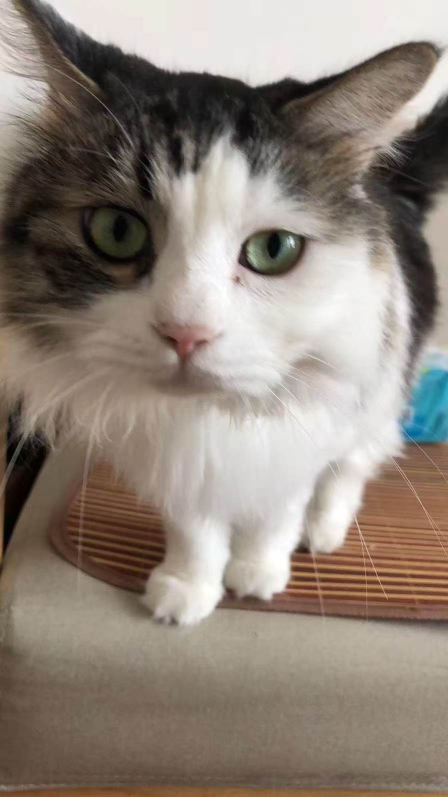
#> input picture services/appearance-generation/samples/见过3.jpg, 896 x 1594 px (shown at 1/2 size)
$ python -i 'poc_拎起复查.py'   (imports and definitions only)
#> lines starting #> are read from the running program, lines starting #| are printed output that depends on the picture; after the words box and inside, x2 and y2 are one past the last pixel; in counts of white or black regions, pixels touching at a corner belong together
#> further down, picture is the input picture: shape (1594, 896, 3); mean B, G, R 121.3, 131.4, 142.6
# -*- coding: utf-8 -*-
"""poc_拎起复查.py —— grab-release 两支新视频的三项复查。

老王提的三个问题：
  Q1 视频里出现了一只人手 —— 是不是真的人手？在哪几帧？多大？
  Q2 拎起时宠物有部分内容出画 —— 是超出 640 画幅（无救）还是超出 crop box（会裁）？
  Q3 建国(05) 和 毛砌墙(04) 拎起方式不同 —— 差在哪？正常么？

判据：
  出画-A：bbox 触到 640 画幅边缘（内容真被切，无法补救）
  出画-B：bbox 超出各自 idle crop box（抠像后会被裁掉）
  人手  ：绿幕背景里出现「肤色 + 大面积连通域 + 触达画面边缘」的物体
          肤色用 YCrCb + HSV 双通道交集降噪；暖棕虎斑会误报，所以必须
          同时满足「连通域够大」且「触到画面边缘」，并出证据图让人眼复核。

用法：
  python poc_拎起复查.py            # 两只宠物都跑
  python poc_拎起复查.py --pet-id 04-warm-brown-tabby
"""
import os
import sys
import json
import argparse
import numpy as np
import cv2

BASE = os.path.dirname(os.path.dirname(os.path.abspath(__file__)))
PROFILE_DIR = os.path.join(BASE, "output", "宠物档案")

PETS = {
    "04-warm-brown-tabby": {
        "short": "04毛砌墙",
        "video": os.path.join(BASE, "output", "宠物动作-毛砌墙-v3-2026-08-31",
                              "12-拎起", "03-视频", "grab-release-原始-v2.mp4"),
        "out": os.path.join(BASE, "output", "宠物动作-毛砌墙-v3-2026-08-31",
                            "12-拎起", "04-速诊"),
    },
    "05-silver-tabby": {
        "short": "05建国",
        "video": os.path.join(BASE, "output", "宠物动作-建国-v1-2026-09-03",
                              "12-拎起", "03-视频", "grab-release-原始-v2.mp4"),
        "out": os.path.join(BASE, "output", "宠物动作-建国-v1-2026-09-03",
                            "12-拎起", "04-速诊"),
    },
}


def imread_any(path):
    return cv2.imdecode(np.fromfile(path, dtype=np.uint8), cv2.IMREAD_UNCHANGED)


# [18 lines left out: functions imwrite_any, green_mask, alpha_mask, not called in this run]


def skin_mask(bgr):
    """肤色检测：YCrCb 与 HSV 取交集，降噪。"""
    ycrcb = cv2.cvtColor(bgr, cv2.COLOR_BGR2YCrCb)
#> ycrcb: shape (1594, 896, 3); mean of channels 0, 1, 2 133.7, 134.4, 121.1
    m1 = cv2.inRange(ycrcb, (0, 133, 77), (255, 173, 127))
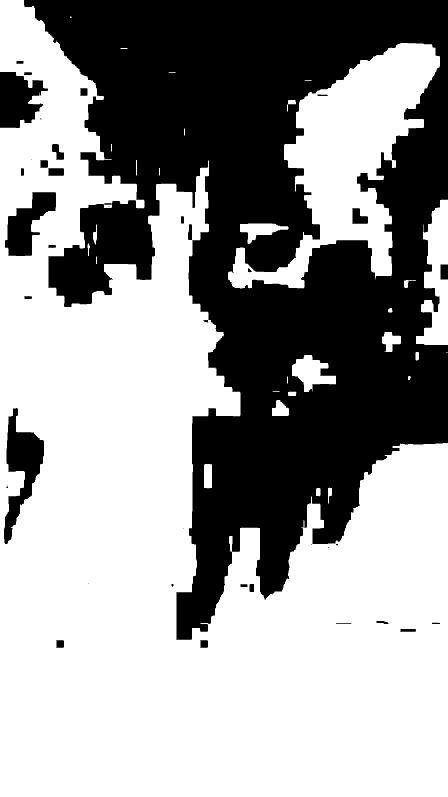
#> m1: shape (1594, 896) (shown at 1/2 size); 60.5% white; 39 black regions (11 under 20 px), largest, box (x1, y1, x2, y2) and area: (48, 0, 896, 1280) 536233, (8, 816, 88, 1088) 9172, (0, 144, 96, 256) 7316
    hsv = cv2.cvtColor(bgr, cv2.COLOR_BGR2HSV)
#> hsv: shape (1594, 896, 3); mean H, S, V 21.7, 51.8, 143.6
    m2 = cv2.inRange(hsv, (0, 40, 60), (25, 170, 255))
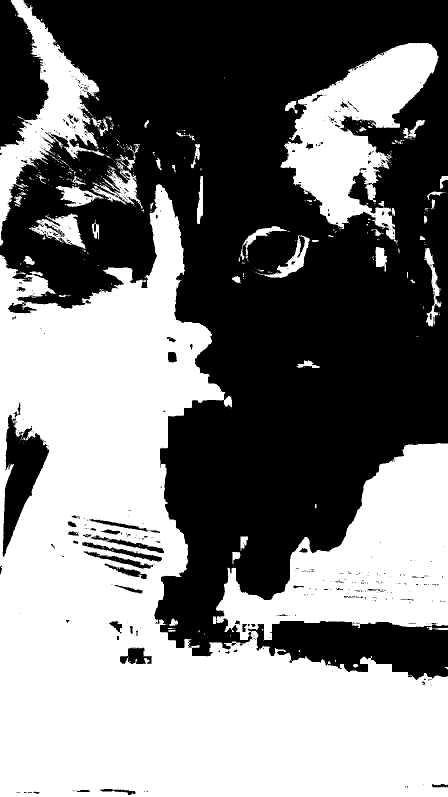
#> m2: shape (1594, 896) (shown at 1/2 size); 48.8% white; 427 white regions (356 under 20 px), largest, box (x1, y1, x2, y2) and area: (0, 368, 896, 1594) 593529, (561, 86, 877, 489) 53127, (0, 0, 208, 492) 27729
    m3 = cv2.inRange(hsv, (165, 40, 60), (180, 170, 255))  # 红端回绕
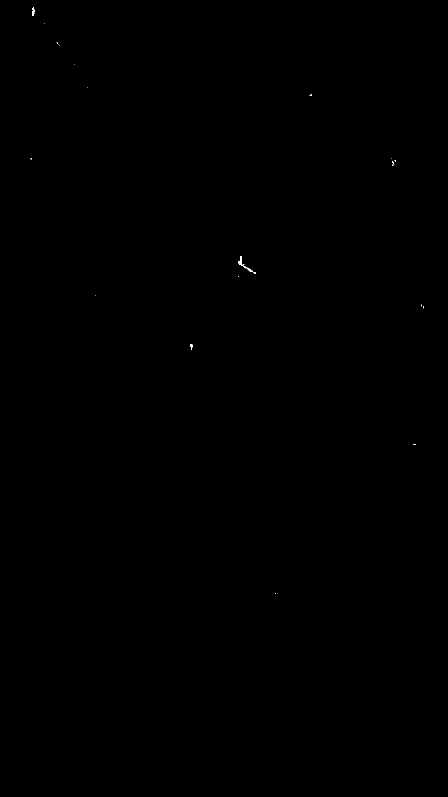
#> m3: shape (1594, 896) (shown at 1/2 size); 0.02% white in thin lines or dots, all inside (x1, y1, x2, y2) = (60, 14, 847, 1188)
    return cv2.bitwise_and(m1, cv2.bitwise_or(m2, m3))
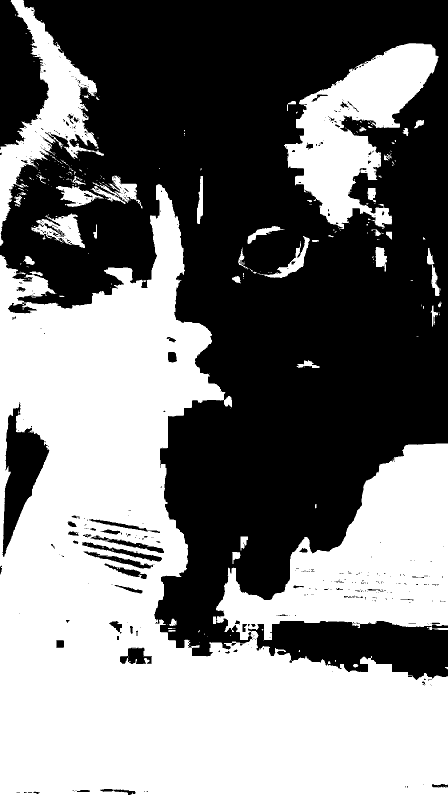
#> returned value: shape (1594, 896) (shown at 1/2 size); 48.1% white; 296 white regions (242 under 20 px), largest, box (x1, y1, x2, y2) and area: (0, 368, 896, 1594) 591923, (568, 86, 877, 459) 50248, (0, 0, 208, 492) 27063


# [311 lines left out: functions shape_of, restore_to_640, scan, overscan_report, draw_overlay, build_strip and 1 more, not called in this run]


# [2 lines not run here, left out]

>>> import cv2
>>> picture = cv2.imread('../services/appearance-generation/samples/见过3.jpg')
>>> result = skin_mask(picture)
